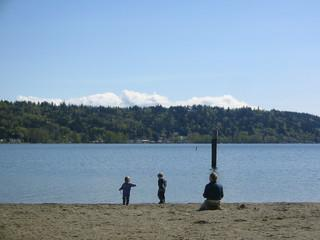
%> input picture Adaptive Bilateral Filter And Energy Min Cost/beach.jpg, 320 x 240 px
$ octave mainscript.m   (GNU Octave 9; MATLAB toolbox functions it lacks are replaced by stand-ins)
%> lines starting %> are read from the running program, lines starting %| are printed output that depends on the picture
### Adaptive Bilateral Filter And Energy Min Cost/addtextGray.m
function [ image ] = addtextGray( X )
%UNTITLED3 Summary of this function goes here
%   Detailed explanation goes here


t = text(.05,.1,'Inpainting','FontSize',10,'FontWeight','bold');
F = getframe(gca,[10 10 110 110]);
close all;
c = F.cdata(:,:,1);
[i,j] = find(c==0);
ind = sub2ind(size(X),i,j);
X1 = X(:,:,1);
X1(ind) = uint8(0);

X(:,:,1) = X1;

image = X;

end

### Adaptive Bilateral Filter And Energy Min Cost/mainscript.m
%%Run this and next two
close all; clc; clear;

image = rgb2gray(imread('beach.jpg'));
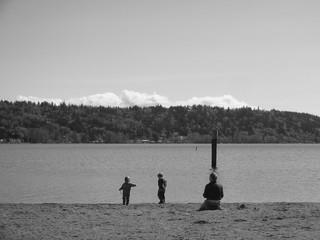
%> image: size 240x320 uint8; min 3, max 255, mean 146.7
image = addtextGray(image);
%> in addtextGray, `t = text(.05,.1,'Inpainting','FontSize',10,'FontWeight','bold');`:
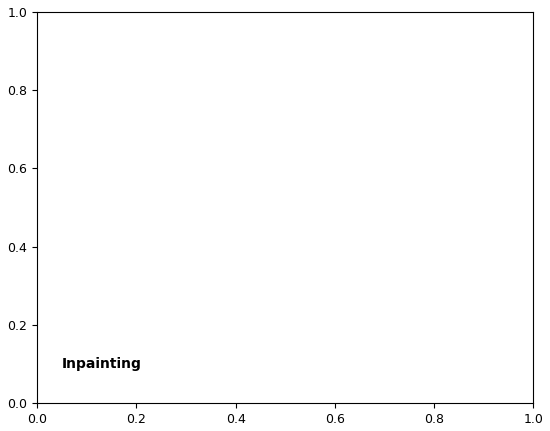
%> figure redrawn from the program's plot data
%> the run ends on the next line

$ run again, with Adaptive Bilateral Filter And Energy Min Cost/stree.jpg copied over Adaptive Bilateral Filter And Energy Min Cost/beach.jpg
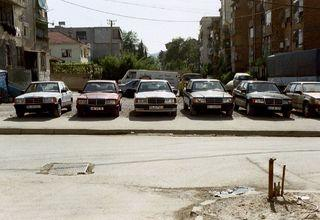
%> input picture Adaptive Bilateral Filter And Energy Min Cost/stree.jpg, 320 x 220 px
%> `image = rgb2gray(imread('beach.jpg'));`:
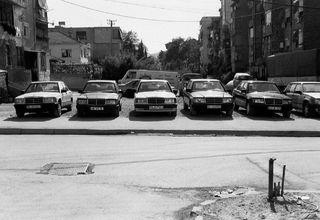
%> image: size 220x320 uint8; min 0, max 255, mean 132.4
